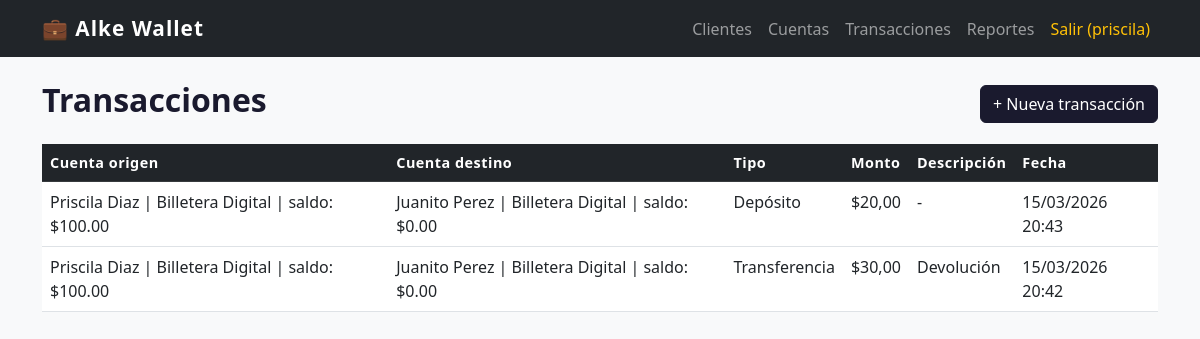
The page /transacciones/ (signed in) on the database its author committed.
### gestion/models.py (models this page shows, shortened)
class Transaccion(models.Model):
    TIPOS_TX = [
        ('deposito', 'Depósito'),
        ('extraccion', 'Extracción'),
        ('transferencia', 'Transferencia'),
    ]
    cuenta_origen = models.ForeignKey(Cuenta, on_delete=models.CASCADE, related_name='transacciones_enviadas')
    cuenta_destino = models.ForeignKey(Cuenta, on_delete=models.SET_NULL, null=True, blank=True, related_name='transacciones_recibidas')
    tipo = models.CharField(max_length=20, choices=TIPOS_TX)
    monto = models.DecimalField(max_digits=12, decimal_places=2)
    descripcion = models.TextField(blank=True)
    fecha = models.DateTimeField(auto_now_add=True)
    class Meta:
        ordering = ['-fecha']

class Cuenta(models.Model):
    TIPOS_CUENTA = [
        ('ahorro', 'Caja de Ahorro'),
        ('corriente', 'Cuenta Corriente'),
        ('digital', 'Billetera Digital'),
    ]
    cliente = models.ForeignKey(Cliente, on_delete=models.CASCADE, related_name='cuentas')
    tipo = models.CharField(max_length=20, choices=TIPOS_CUENTA, default='digital')
    saldo = models.DecimalField(max_digits=12, decimal_places=2, default=0.00)
    activa = models.BooleanField(default=True)
    fecha_apertura = models.DateField(auto_now_add=True)
    def __str__(self):
        return f'{self.cliente.nombre} | {self.get_tipo_display()} | saldo: ${self.saldo}'
    class Meta:
        ordering = ['-fecha_apertura']

class Cliente(models.Model):
    usuario = models.OneToOneField(User, on_delete=models.CASCADE, null=True, blank=True)
    nombre = models.CharField(max_length=100)
    email = models.EmailField(unique=True)
    telefono = models.CharField(max_length=20, blank=True, null=True)
    rut = models.CharField(max_length=15, unique=True)
    fecha_registro = models.DateTimeField(auto_now_add=True)
    class Meta:
        ordering = ['nombre']

### gestion/views.py (the view)
# urls.py: path('transacciones/', views.transaccion_lista, name='transaccion_lista'),
@login_required
def transaccion_lista(request):
    transacciones = Transaccion.objects.select_related('cuenta_origen__cliente')
    return render(request, 'gestion/transaccion_lista.html', {'transacciones': transacciones})

### templates/gestion/transaccion_lista.html (shortened to what this page needs)
{% extends 'base.html' %}
{% block content %}
<div class="d-flex justify-content-between align-items-center mb-3">
    <h2>Transacciones</h2>
    <a href="{% url 'transaccion_crear' %}" class="btn btn-dark">+ Nueva transacción</a>
</div>
<table class="table table-hover">
    <thead class="table-dark">
        <tr>
            <th>Cuenta origen</th>
            <th>Cuenta destino</th>
            <th>Tipo</th>
            <th>Monto</th>
            <th>Descripción</th>
            <th>Fecha</th>
        </tr>
    </thead>
    <tbody>
        {% for t in transacciones %}
        <tr>
            <td>{{ t.cuenta_origen }}</td>
            <td>{{ t.cuenta_destino|default:"-" }}</td>
            <td>{{ t.get_tipo_display }}</td>
            <td>${{ t.monto }}</td>
            <td>{{ t.descripcion|default:"-"|truncatechars:40 }}</td>
            <td>{{ t.fecha|date:"d/m/Y H:i" }}</td>
        </tr>
        {% empty %}
        <tr><td colspan="6" class="text-muted">No hay transacciones registradas.</td></tr>
        {% endfor %}
    </tbody>
</table>
{% endblock %}

### templates/base.html (shortened to what this page needs)
<!DOCTYPE html>
<html lang="es">
<head>
    <link href="https://cdn.jsdelivr.net/npm/bootstrap@5.3.0/dist/css/bootstrap.min.css" rel="stylesheet">
    {% load static %}
    <link rel="stylesheet" href="{% static 'css/estilos.css' %}">
</head>
<body>
    <nav class="navbar navbar-expand-lg navbar-dark bg-dark">
        <div class="container">
            <a class="navbar-brand fw-bold" href="{% url 'dashboard' %}">💼 Alke Wallet</a>
            <div class="navbar-nav ms-auto">
                {% if user.is_authenticated %}
                    <a class="nav-link" href="{% url 'cliente_lista' %}">Clientes</a>
                    <a class="nav-link" href="{% url 'cuenta_lista' %}">Cuentas</a>
                    <a class="nav-link" href="{% url 'transaccion_lista' %}">Transacciones</a>
                    <a class="nav-link" href="{% url 'reporte_saldos' %}">Reportes</a>
                    <a class="nav-link text-warning" href="{% url 'logout' %}">Salir ({{ user.username }})</a>
                {% else %}
                    <a class="nav-link" href="{% url 'login' %}">Iniciar sesión</a>
                {% endif %}
            </div>
        </div>
    </nav>
    <div class="container mt-4">
        {% block content %}{% endblock %}
    </div>
</body>
</html>

### static/css/estilos.css (style rules this page uses)
body { background-color: #f8f9fa; font-family: 'Segoe UI', sans-serif; }
.navbar-brand { font-size: 1.3rem; letter-spacing: 1px; }
table thead th { font-weight: 600; font-size: 0.9rem; letter-spacing: 0.5px; }
.btn-dark { background-color: #1a1a2e; border-color: #1a1a2e; }
h2 { font-weight: 700; color: #1a1a2e; }

### rows shown on the page
Transaccion: cuenta_origen "Priscila Diaz | Billetera Digital | saldo: $100.00", cuenta_destino "Juanito Perez | Billetera Digital | saldo: $0.00", tipo "Depósito", monto "20,00", descripcion "-", fecha "15/03/2026 20:43"
Transaccion: cuenta_origen "Priscila Diaz | Billetera Digital | saldo: $100.00", cuenta_destino "Juanito Perez | Billetera Digital | saldo: $0.00", tipo "Transferencia", monto "30,00", descripcion "Devolución", fecha "15/03/2026 20:42"

### other values the page prints
{{ user.username }} "priscila"
